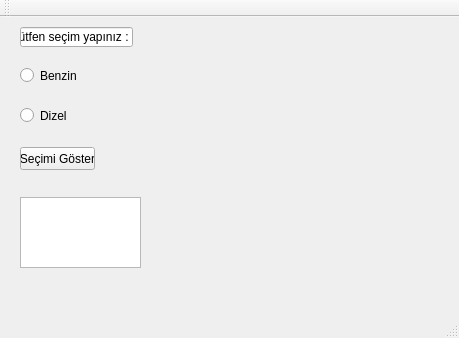
<?xml version="1.0" encoding="UTF-8"?>
<ui version="4.0">
 <class>MainWindow</class>
 <widget class="QMainWindow" name="MainWindow">
  <property name="geometry">
   <rect>
    <x>0</x>
    <y>0</y>
    <width>459</width>
    <height>338</height>
   </rect>
  </property>
  <property name="windowTitle">
   <string>MainWindow</string>
  </property>
  <widget class="QWidget" name="centralWidget">
   <widget class="QPushButton" name="pushButton">
    <property name="geometry">
     <rect>
      <x>20</x>
      <y>130</y>
      <width>75</width>
      <height>23</height>
     </rect>
    </property>
    <property name="text">
     <string>Seçimi Göster</string>
    </property>
   </widget>
   <widget class="QLineEdit" name="lineEdit">
    <property name="geometry">
     <rect>
      <x>20</x>
      <y>10</y>
      <width>113</width>
      <height>20</height>
     </rect>
    </property>
    <property name="text">
     <string>Lütfen seçim yapınız :</string>
    </property>
   </widget>
   <widget class="QRadioButton" name="radioButton">
    <property name="geometry">
     <rect>
      <x>20</x>
      <y>50</y>
      <width>82</width>
      <height>17</height>
     </rect>
    </property>
    <property name="text">
     <string>Benzin</string>
    </property>
   </widget>
   <widget class="QRadioButton" name="radioButton_2">
    <property name="geometry">
     <rect>
      <x>20</x>
      <y>90</y>
      <width>82</width>
      <height>17</height>
     </rect>
    </property>
    <property name="text">
     <string>Dizel</string>
    </property>
   </widget>
   <widget class="QPlainTextEdit" name="plainTextEdit">
    <property name="geometry">
     <rect>
      <x>20</x>
      <y>180</y>
      <width>121</width>
      <height>71</height>
     </rect>
    </property>
   </widget>
  </widget>
  <widget class="QMenuBar" name="menuBar">
   <property name="geometry">
    <rect>
     <x>0</x>
     <y>0</y>
     <width>459</width>
     <height>21</height>
    </rect>
   </property>
  </widget>
  <widget class="QToolBar" name="mainToolBar">
   <attribute name="toolBarArea">
    <enum>TopToolBarArea</enum>
   </attribute>
   <attribute name="toolBarBreak">
    <bool>false</bool>
   </attribute>
  </widget>
  <widget class="QStatusBar" name="statusBar"/>
 </widget>
 <layoutdefault spacing="6" margin="11"/>
 <resources/>
 <connections/>
</ui>
